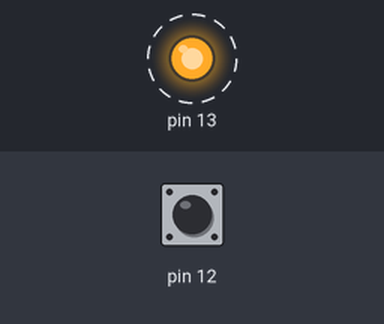
Recording of a sketch running on a simulated Arduino Uno, built with avr-gcc and run on an emulated ATmega328P. On the bench: output pins drawn as LEDs (lit = HIGH). Dashed ring = blinking. Inputs (shaded band) come from the test bench; at power-on: pin 12 HIGH. What the sketch prints to the serial monitor is not drawn.

Above: at 0.5 s.
Timing chart, 0 to 4.6 s (numbered marks = the images above):
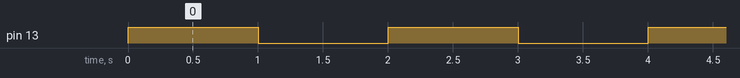

Measured:
- by itself, pin 13: alternates HIGH for 1.0 s and LOW for 1.0 s

The sketch:

Digital_Read_Function_Projects_.ino
```cpp
//================================ digitalRead() functions! =============================

/*
Digital read: function is used to read the performing perations in terms of (HIGH/LOW).

Syntax: digitalRead(pin);

For-Examples: digitalRead(13);
 */

void setup()
{
  //Programmes to write to setup.
  pinMode(12,INPUT_PULLUP);
  pinMode(13,OUTPUT);
  Serial.begin(9600);
}
void loop()
{
  //Programmes to perform the main programmes.
  int val=digitalRead(12);
  Serial.print(val);
  digitalWrite(13,HIGH);
  delay(1000);
  digitalWrite(13,LOW);
  delay(1000);

}
```
